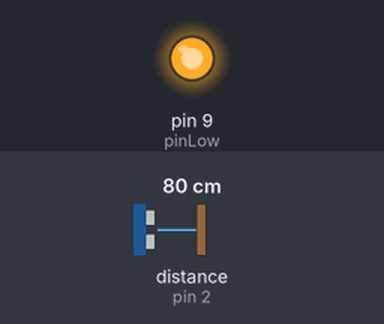
A sketch run on a simulated Arduino Uno, built with avr-gcc and run on an emulated ATmega328P. Parts: output pins drawn as LEDs (lit = HIGH). Wiring (inferred from the names in the program): ultrasonic range finder: trigger pin 3; echo pin 2. The test bench sets the inputs (shaded band); at power-on: distance to the obstacle (sensor on pin 2) 80 cm. The echo pulse lasts 58.3 µs per cm; pins used as bus, display or sensor lines are not drawn; what the sketch prints to the serial monitor is not drawn.

Above: at 1.2 s.
1.3 s: distance to the obstacle (sensor on pin 2) set to 12 cm
2.8 s: distance to the obstacle (sensor on pin 2) set to 9 cm
Timing chart, 0 to 5.8 s (numbered marks = the images above; inputs shaded):
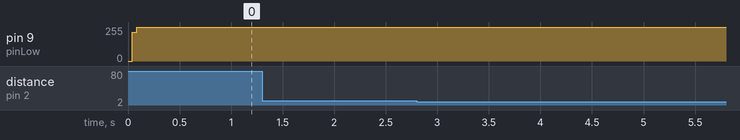

The sketch:

smart_bin.ino
```cpp
// ---------------------------------------------------------------- //
// Smart Bin using Ultrasoninc Sensor HC-SR04
// written by Asiah Sallehuddin
// Using HC-SR04 Module
// Tested on 17 September 2021
// ---------------------------------------------------------------- //

#define pinLow 9 //attach pin D9 Arduino to LED Green
#define pinMid 10 //attach pin D10 Arduino to LED Yellow
#define pinHigh 11 //attach pin D11 Arduino to LED Red
#define echoPin 2 // attach pin D2 Arduino to pin Echo of HC-SR04
#define trigPin 3 //attach pin D3 Arduino to pin Trig of HC-SR04

// defines variables
long duration; // variable for the duration of sound wave travel
int distance; // variable for the distance measurement

void setup() {
  pinMode(trigPin, OUTPUT); // Sets the trigPin as an OUTPUT
  pinMode(pinLow, OUTPUT); //Sets the pinLow as an OUTPUT
  pinMode(pinMid, OUTPUT); //Sets the pinMid as an OUTPUT
  pinMode(pinHigh, OUTPUT); //Sets the pinHigh as an OUTPUT
  pinMode(echoPin, INPUT); // Sets the echoPin as an INPUT
  Serial.begin(9600); // // Serial Communication is starting with 9600 of baudrate speed
  Serial.println("Smart Bin"); // print some text in Serial Monitor
  Serial.println("By Asiah");

  blinkled(3,500);
}

void loop() {
  // Clears the trigPin condition
  digitalWrite(trigPin, LOW);
  delayMicroseconds(2);
  // Sets the trigPin HIGH (ACTIVE) for 10 microseconds
  digitalWrite(trigPin, HIGH);
  delayMicroseconds(10);
  digitalWrite(trigPin, LOW);
  // Reads the echoPin, returns the sound wave travel time in microseconds
  duration = pulseIn(echoPin, HIGH);
  // Calculating the distance
  distance = duration * 0.034 / 2; // Speed of sound wave divided by 2 (go and back)
  // Displays the distance on the Serial Monitor
  Serial.print("Distance: ");
  Serial.print(distance);
  Serial.println(" cm");

  if (distance>20) {
    digitalWrite(pinLow, HIGH);
    digitalWrite(pinMid, LOW);
    digitalWrite(pinHigh, LOW);
  } else if (distance>10) {
    digitalWrite(pinMid, HIGH);
    digitalWrite(pinHigh, LOW);
  } else{
    digitalWrite(pinHigh, HIGH);
  }
}

void blinkled(int t, int dur){
  for (int i = 0; i<t ; i++){
    digitalWrite(pinLow, HIGH);
    digitalWrite(pinMid, HIGH);
    digitalWrite(pinHigh, HIGH);
    delayMicroseconds(dur);
    digitalWrite(pinLow, LOW);
    digitalWrite(pinMid, LOW);
    digitalWrite(pinHigh, LOW);
    delayMicroseconds(dur);
  }
}
```

Measured:
- after the input at 1.3 s, every drawn part: stays the same
- after the input at 2.8 s, every drawn part: stays the same
